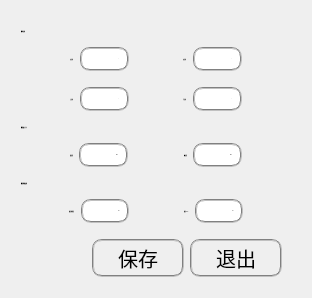
  <widget class="QWidget" name="modelTab">
   <property name="font">
    <font>
     <pointsize>-1</pointsize>
    </font>
   </property>
   <attribute name="icon">
    <iconset>
     <normaloff>../icon/model_icon.png</normaloff>../icon/model_icon.png</iconset>
   </attribute>
   <attribute name="title">
    <string>模型设置</string>
   </attribute>
   <layout class="QGridLayout" name="gridLayout_2">
    <item row="0" column="0">
     <layout class="QVBoxLayout" name="verticalLayout_3" stretch="2,2,2,2,2,2,2,3">
      <property name="leftMargin">
       <number>10</number>
      </property>
      <property name="topMargin">
       <number>10</number>
      </property>
      <property name="rightMargin">
       <number>10</number>
      </property>
      <property name="bottomMargin">
       <number>10</number>
      </property>
      <item>
       <layout class="QHBoxLayout" name="horizontalLayout_10">
        <item>
         <widget class="QLabel" name="label_8">
          <property name="styleSheet">
           <string notr="true">font: bold;</string>
          </property>
          <property name="text">
           <string>图像位移</string>
          </property>
         </widget>
        </item>
        <item>
         <spacer name="horizontalSpacer_15">
          <property name="orientation">
           <enum>Qt::Horizontal</enum>
          </property>
          <property name="sizeHint" stdset="0">
           <size>
            <width>40</width>
            <height>20</height>
           </size>
          </property>
         </spacer>
        </item>
       </layout>
      </item>
      <item>
       <layout class="QHBoxLayout" name="horizontalLayout_3">
        <property name="bottomMargin">
         <number>10</number>
        </property>
        <item>
         <spacer name="horizontalSpacer_18">
          <property name="orientation">
           <enum>Qt::Horizontal</enum>
          </property>
          <property name="sizeHint" stdset="0">
           <size>
            <width>40</width>
            <height>20</height>
           </size>
          </property>
         </spacer>
        </item>
        <item>
         <widget class="QLabel" name="label_11">
          <property name="text">
           <string>左位移</string>
          </property>
         </widget>
        </item>
        <item>
         <widget class="QLineEdit" name="lnOffLeft">
          <property name="enabled">
           <bool>false</bool>
          </property>
          <property name="styleSheet">
           <string notr="true">border:2px groove gray;border-radius:10px;padding:2px 4px;</string>
          </property>
          <property name="text">
           <string>0</string>
          </property>
          <property name="alignment">
           <set>Qt::AlignRight|Qt::AlignTrailing|Qt::AlignVCenter</set>
          </property>
         </widget>
        </item>
        <item>
         <spacer name="horizontalSpacer_17">
          <property name="orientation">
           <enum>Qt::Horizontal</enum>
          </property>
          <property name="sizeHint" stdset="0">
           <size>
            <width>40</width>
            <height>20</height>
           </size>
          </property>
         </spacer>
        </item>
        <item>
         <widget class="QLabel" name="label_14">
          <property name="text">
           <string>右位移</string>
          </property>
         </widget>
        </item>
        <item>
         <widget class="QLineEdit" name="lnOffRight">
          <property name="enabled">
           <bool>false</bool>
          </property>
          <property name="styleSheet">
           <string notr="true">border:2px groove gray;border-radius:10px;padding:2px 4px;</string>
          </property>
          <property name="text">
           <string>0</string>
          </property>
          <property name="alignment">
           <set>Qt::AlignRight|Qt::AlignTrailing|Qt::AlignVCenter</set>
          </property>
         </widget>
        </item>
        <item>
         <spacer name="horizontalSpacer_16">
          <property name="orientation">
           <enum>Qt::Horizontal</enum>
          </property>
          <property name="sizeHint" stdset="0">
           <size>
            <width>40</width>
            <height>20</height>
           </size>
          </property>
         </spacer>
        </item>
       </layout>
      </item>
      <item>
       <layout class="QHBoxLayout" name="horizontalLayout_8">
        <item>
         <spacer name="horizontalSpacer_21">
          <property name="orientation">
           <enum>Qt::Horizontal</enum>
          </property>
          <property name="sizeHint" stdset="0">
           <size>
            <width>40</width>
            <height>20</height>
           </size>
          </property>
         </spacer>
        </item>
        <item>
         <widget class="QLabel" name="label_13">
          <property name="text">
           <string>上位移</string>
          </property>
         </widget>
        </item>
        <item>
         <widget class="QLineEdit" name="lnOffTop">
          <property name="enabled">
           <bool>false</bool>
          </property>
          <property name="styleSheet">
           <string notr="true">border:2px groove gray;border-radius:10px;padding:2px 4px;</string>
          </property>
          <property name="text">
           <string>0</string>
          </property>
          <property name="alignment">
           <set>Qt::AlignRight|Qt::AlignTrailing|Qt::AlignVCenter</set>
          </property>
         </widget>
        </item>
        <item>
         <spacer name="horizontalSpacer_20">
          <property name="orientation">
           <enum>Qt::Horizontal</enum>
          </property>
          <property name="sizeHint" stdset="0">
           <size>
            <width>40</width>
            <height>20</height>
           </size>
          </property>
         </spacer>
        </item>
        <item>
         <widget class="QLabel" name="label_12">
          <property name="text">
           <string>下位移</string>
          </property>
         </widget>
        </item>
        <item>
         <widget class="QLineEdit" name="lnOffBottom">
          <property name="enabled">
           <bool>false</bool>
          </property>
          <property name="styleSheet">
           <string notr="true">border:2px groove gray;border-radius:10px;padding:2px 4px;</string>
          </property>
          <property name="text">
           <string>0</string>
          </property>
          <property name="alignment">
           <set>Qt::AlignRight|Qt::AlignTrailing|Qt::AlignVCenter</set>
          </property>
         </widget>
        </item>
        <item>
         <spacer name="horizontalSpacer_19">
          <property name="orientation">
           <enum>Qt::Horizontal</enum>
          </property>
          <property name="sizeHint" stdset="0">
           <size>
            <width>40</width>
            <height>20</height>
           </size>
          </property>
         </spacer>
        </item>
       </layout>
      </item>
      <item>
       <layout class="QHBoxLayout" name="horizontalLayout_15">
        <item>
         <widget class="QLabel" name="label_9">
          <property name="styleSheet">
           <string notr="true">font: bold;</string>
          </property>
          <property name="text">
           <string>模型输入尺寸</string>
          </property>
         </widget>
        </item>
        <item>
         <spacer name="horizontalSpacer_31">
          <property name="orientation">
           <enum>Qt::Horizontal</enum>
          </property>
          <property name="sizeHint" stdset="0">
           <size>
            <width>40</width>
            <height>20</height>
           </size>
          </property>
         </spacer>
        </item>
       </layout>
      </item>
      <item>
       <layout class="QHBoxLayout" name="horizontalLayout_11">
        <item>
         <spacer name="horizontalSpacer_23">
          <property name="orientation">
           <enum>Qt::Horizontal</enum>
          </property>
          <property name="sizeHint" stdset="0">
           <size>
            <width>40</width>
            <height>20</height>
           </size>
          </property>
         </spacer>
        </item>
        <item>
         <widget class="QLabel" name="label_15">
          <property name="text">
           <string>宽度值</string>
          </property>
         </widget>
        </item>
        <item>
         <widget class="QLineEdit" name="lnInputWidth">
          <property name="styleSheet">
           <string notr="true">border:2px groove gray;border-radius:10px;padding:2px 4px;background-color: rgb(255,255,255);</string>
          </property>
          <property name="text">
           <string>352</string>
          </property>
          <property name="alignment">
           <set>Qt::AlignRight|Qt::AlignTrailing|Qt::AlignVCenter</set>
          </property>
         </widget>
        </item>
        <item>
         <spacer name="horizontalSpacer_22">
          <property name="orientation">
           <enum>Qt::Horizontal</enum>
          </property>
          <property name="sizeHint" stdset="0">
           <size>
            <width>40</width>
            <height>20</height>
           </size>
          </property>
         </spacer>
        </item>
        <item>
         <widget class="QLabel" name="label_16">
          <property name="text">
           <string>高度值</string>
          </property>
         </widget>
        </item>
        <item>
         <widget class="QLineEdit" name="lnInputHeight">
          <property name="styleSheet">
           <string notr="true">border:2px groove gray;border-radius:10px;padding:2px 4px;background-color: rgb(255,255,255);</string>
          </property>
          <property name="text">
           <string>352</string>
          </property>
          <property name="alignment">
           <set>Qt::AlignRight|Qt::AlignTrailing|Qt::AlignVCenter</set>
          </property>
         </widget>
        </item>
        <item>
         <spacer name="horizontalSpacer_24">
          <property name="orientation">
           <enum>Qt::Horizontal</enum>
          </property>
          <property name="sizeHint" stdset="0">
           <size>
            <width>40</width>
            <height>20</height>
           </size>
          </property>
         </spacer>
        </item>
       </layout>
      </item>
      <item>
       <layout class="QHBoxLayout" name="horizontalLayout_13">
        <item>
         <widget class="QLabel" name="label_10">
          <property name="styleSheet">
           <string notr="true">font: bold;</string>
          </property>
          <property name="text">
           <string>模型参数设置</string>
          </property>
         </widget>
        </item>
        <item>
         <spacer name="horizontalSpacer_27">
          <property name="orientation">
           <enum>Qt::Horizontal</enum>
          </property>
          <property name="sizeHint" stdset="0">
           <size>
            <width>40</width>
            <height>20</height>
           </size>
          </property>
         </spacer>
        </item>
       </layout>
      </item>
      <item>
       <layout class="QHBoxLayout" name="horizontalLayout_14">
        <property name="bottomMargin">
         <number>10</number>
        </property>
        <item>
         <spacer name="horizontalSpacer_28">
          <property name="orientation">
           <enum>Qt::Horizontal</enum>
          </property>
          <property name="sizeHint" stdset="0">
           <size>
            <width>40</width>
            <height>20</height>
           </size>
          </property>
         </spacer>
        </item>
        <item>
         <widget class="QLabel" name="label_17">
          <property name="text">
           <string>临界置信度</string>
          </property>
         </widget>
        </item>
        <item>
         <widget class="QLineEdit" name="lnThresh">
          <property name="styleSheet">
           <string notr="true">border:2px groove gray;border-radius:10px;padding:2px 4px;background-color: rgb(255,255,255);</string>
          </property>
          <property name="text">
           <string>0.5</string>
          </property>
          <property name="alignment">
           <set>Qt::AlignRight|Qt::AlignTrailing|Qt::AlignVCenter</set>
          </property>
         </widget>
        </item>
        <item>
         <spacer name="horizontalSpacer_29">
          <property name="orientation">
           <enum>Qt::Horizontal</enum>
          </property>
          <property name="sizeHint" stdset="0">
           <size>
            <width>40</width>
            <height>20</height>
           </size>
          </property>
         </spacer>
        </item>
        <item>
         <widget class="QLabel" name="label_18">
          <property name="text">
           <string>临界NMS</string>
          </property>
         </widget>
        </item>
        <item>
         <widget class="QLineEdit" name="lnNMS">
          <property name="styleSheet">
           <string notr="true">border:2px groove gray;border-radius:10px;padding:2px 4px;background-color: rgb(255,255,255);</string>
          </property>
          <property name="text">
           <string>0.2</string>
          </property>
          <property name="alignment">
           <set>Qt::AlignRight|Qt::AlignTrailing|Qt::AlignVCenter</set>
          </property>
         </widget>
        </item>
        <item>
         <spacer name="horizontalSpacer_30">
          <property name="orientation">
           <enum>Qt::Horizontal</enum>
          </property>
          <property name="sizeHint" stdset="0">
           <size>
            <width>40</width>
            <height>20</height>
           </size>
          </property>
         </spacer>
        </item>
       </layout>
      </item>
      <item>
       <layout class="QHBoxLayout" name="horizontalLayout_12" stretch="8,2,1,1">
        <item>
         <spacer name="horizontalSpacer_26">
          <property name="orientation">
           <enum>Qt::Horizontal</enum>
          </property>
          <property name="sizeHint" stdset="0">
           <size>
            <width>40</width>
            <height>20</height>
           </size>
          </property>
         </spacer>
        </item>
        <item>
         <widget class="PushButton" name="btnModelSave">
          <property name="styleSheet">
           <string notr="true">font-size: 20px;height: 30px;width: 80px; border:2px groove gray;border-radius:10px;padding:2px 4px;</string>
          </property>
          <property name="text">
           <string>保存</string>
          </property>
          <property name="icon">
           <iconset>
            <normaloff>../icon/save.png</normaloff>../icon/save.png</iconset>
          </property>
         </widget>
        </item>
        <item>
         <widget class="PushButton" name="btnModelExit">
          <property name="styleSheet">
           <string notr="true">font-size: 20px;height: 30px;width: 80px; border:2px groove gray;border-radius:10px;padding:2px 4px;</string>
          </property>
          <property name="text">
           <string>退出</string>
          </property>
          <property name="icon">
           <iconset>
            <normaloff>../icon/exit_icon.png</normaloff>../icon/exit_icon.png</iconset>
          </property>
          <property name="iconSize">
           <size>
            <width>22</width>
            <height>22</height>
           </size>
          </property>
         </widget>
        </item>
        <item>
         <spacer name="horizontalSpacer_25">
          <property name="orientation">
           <enum>Qt::Horizontal</enum>
          </property>
          <property name="sizeHint" stdset="0">
           <size>
            <width>40</width>
            <height>20</height>
           </size>
          </property>
         </spacer>
        </item>
       </layout>
      </item>
     </layout>
    </item>
   </layout>
  </widget>
